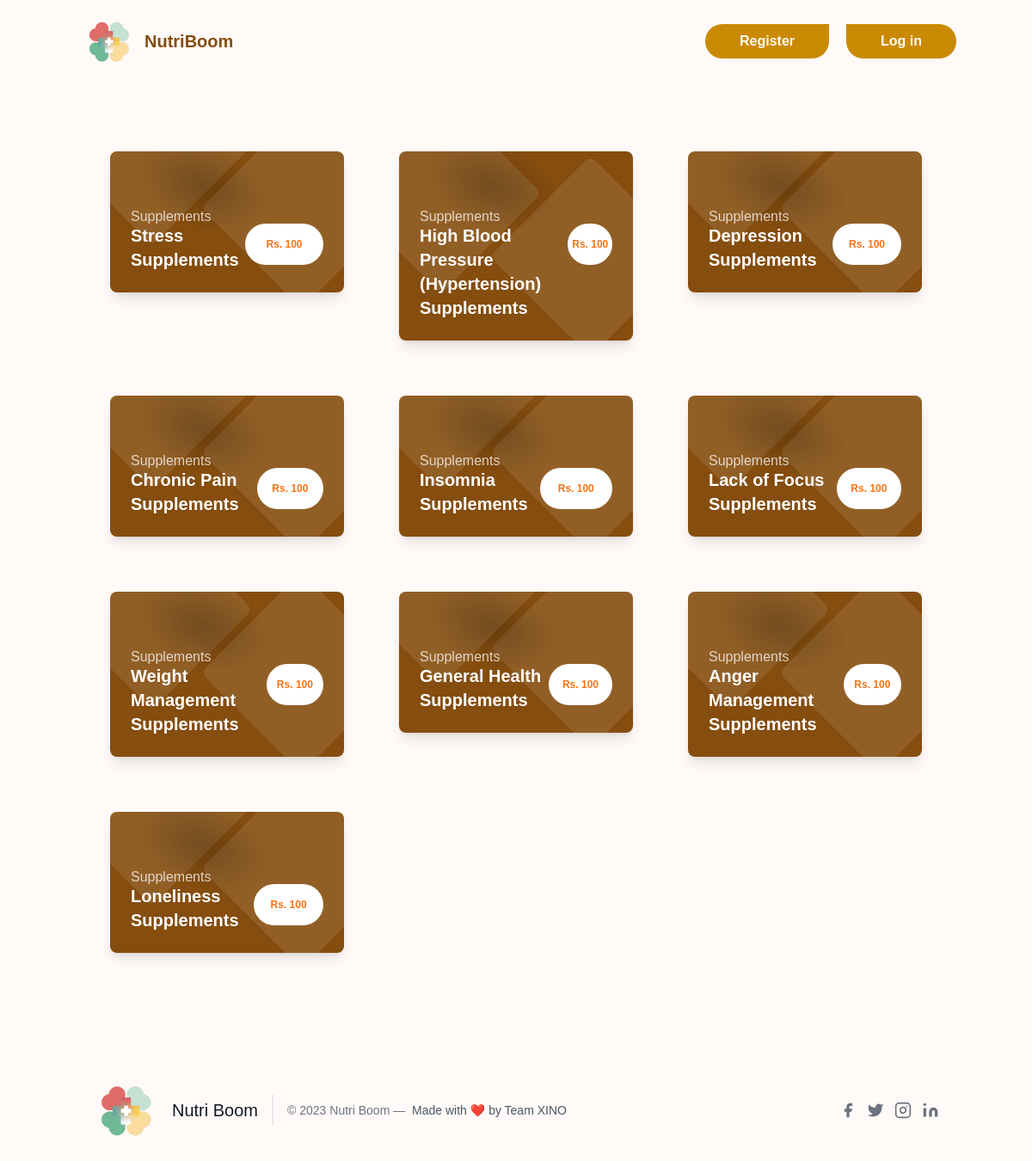
/explore, run on the app's committed database.
### hack/models.py (models this page shows)
class Product(db.Model):
    id = db.Column(db.Integer, primary_key=True)
    image = db.Column(db.String, default='default.png')
    category = db.Column(db.String, nullable=False)
    name = db.Column(db.String, nullable=False)
    price = db.Column(db.Integer, nullable=False)

### app.py (the view)
@app.route('/explore')
def explore():
    searchform = SearchForm()
    products = Product.query.all()
    return render_template('explore.html', searchform=searchform, products=products)

### hack/templates/explore.html (shortened to what this page needs)
{% extends 'base.html' %}
{% block content %}
<main class="container mx-auto p-4 mt-10">
  <div class="grid grid-cols-1 md:grid-cols-2 lg:grid-cols-3 gap-4">
    {% for i in products %}
    <a href="/products/{{i.id}}">
    <div class="flex-shrink-0 m-6 relative overflow-hidden bg-yellow-800 rounded-lg max-w-xs shadow-lg">
      <div class="relative pt-10 px-10 flex items-center justify-center">
        <div class="block absolute w-48 h-48 bottom-0 left-0 -mb-24 ml-3" style="background: radial-gradient(black, transparent 60%); transform: rotate3d(0, 0, 1, 20deg) scale3d(1, 0.6, 1); opacity: 0.2;"></div>
      </div>
      <div class="relative text-white px-6 pb-6 mt-6">
        <span class="block opacity-75 -mb-1">Supplements</span>
        <div class="flex justify-between">
          <span class="block font-semibold text-xl">{{i.name}}</span>
          <span class="block bg-white rounded-full text-orange-500 text-xs font-bold px-1 h-12 flex flex-cols justify-center items-center w-32 leading-none flex items-center">Rs. {{i.price}}</span>
        </div>
      </div>
    </div>
  </a>
      {% endfor %}
</main>
{% endblock content %}

### hack/templates/base.html (shortened to what this page needs)
<!doctype html>
<html>
<head>
	<link href="https://unpkg.com/aos@2.3.1/dist/aos.css" rel="stylesheet">
	<script src="https://cdn.tailwindcss.com"></script>
	<link href="https://unpkg.com/aos@2.3.1/dist/aos.css" rel="stylesheet">
	<link href="https://api.fontshare.com/v2/css?f[]=satoshi@700,500,400&f[]=panchang@600&display=swap" rel="stylesheet">
</head>
<body style="font-family: 'Satoshi', sans-serif; overflow-x: hidden;">
	<section class="bg-[#FFFAF7] ">
		<header class="p-4 text-gray-800">
			<div class="container flex justify-between h-16 mx-auto">
				<div class="flex">
					<a rel="noopener noreferrer" href="/" aria-label="Back to homepage" class="flex items-center p-2">
						<img src="{{url_for('static', filename='logo.png')}}" class=w-16>
					</a>
					<div class="flex flex-cols justify-center items-center"><h1 class="font-bold text-xl text-yellow-800">NutriBoom</h1></div>
				</div>
				  {%if current_user.is_authenticated%}
					<a href="{{url_for('logout')}}"><div class="items-center flex-shrink-0 hidden lg:flex">
						<button
							class="px-10 py-2 font-semibold rounded-r-full rounded-bl-full hover:border-2 hover:border-yellow-600 hover:text-yellow-600 hover:bg-transparent bg-yellow-600 text-gray-50">Logout</button></a>
					</div>
					{%else%}
			<div class="flex flex-cols  "><a href="{{url_for('register')}}"><div class="items-center flex-shrink-0 hidden lg:flex">
				<button
					class="px-10 py-2 mr-5 font-semibold rounded-l-full rounded-br-full  hover:border-2 hover:border-yellow-600 hover:text-yellow-600 hover:bg-transparent bg-yellow-600 text-gray-50">Register</button></a>
					<a href="{{url_for('login')}}"><div class="items-center flex-shrink-0 hidden lg:flex">
					<button
						class="px-10 py-2 font-semibold rounded-r-full rounded-bl-full hover:border-2 hover:border-yellow-600 hover:text-yellow-600 hover:bg-transparent bg-yellow-600 text-gray-50">Log
						in</button></a>
				</div></div>
				{%endif%}
		</header>
    {% block content %}
    {% endblock content %}
		  <footer class="text-gray-600 body-font mt-20	">
			<div class="container px-5 py-8 mx-auto flex items-center sm:flex-row flex-col">
			  <a class="flex title-font font-medium items-center md:justify-start justify-center text-gray-900">
				<img src="{{url_for('static', filename='logo.png')}}" class="w-20">
				<span class="ml-3 text-xl">Nutri Boom</span>
			  </a>
			  <p class="text-sm text-gray-500 sm:ml-4 sm:pl-4 sm:border-l-2 sm:border-gray-200 sm:py-2 sm:mt-0 mt-4">© 2023 Nutri Boom —
				<a href="https://xino.in/" class="text-gray-600 ml-1" rel="noopener noreferrer" target="_blank">Made with ❤️ by Team XINO</a>
			  </p>
			  <span class="inline-flex sm:ml-auto sm:mt-0 mt-4 justify-center sm:justify-start">
				<a class="text-gray-500">
				  <svg fill="currentColor" stroke-linecap="round" stroke-linejoin="round" stroke-width="2" class="w-5 h-5" viewBox="0 0 24 24">
					<path d="M18 2h-3a5 5 0 00-5 5v3H7v4h3v8h4v-8h3l1-4h-4V7a1 1 0 011-1h3z"></path>
				  </svg>
				</a>
				<a class="ml-3 text-gray-500">
				  <svg fill="currentColor" stroke-linecap="round" stroke-linejoin="round" stroke-width="2" class="w-5 h-5" viewBox="0 0 24 24">
					<path d="M23 3a10.9 10.9 0 01-3.14 1.53 4.48 4.48 0 00-7.86 3v1A10.66 10.66 0 013 4s-4 9 5 13a11.64 11.64 0 01-7 2c9 5 20 0 20-11.5a4.5 4.5 0 00-.08-.83A7.72 7.72 0 0023 3z"></path>
				  </svg>
				</a>
				<a class="ml-3 text-gray-500">
				  <svg fill="none" stroke="currentColor" stroke-linecap="round" stroke-linejoin="round" stroke-width="2" class="w-5 h-5" viewBox="0 0 24 24">
					<rect width="20" height="20" x="2" y="2" rx="5" ry="5"></rect>
					<path d="M16 11.37A4 4 0 1112.63 8 4 4 0 0116 11.37zm1.5-4.87h.01"></path>
				  </svg>
				</a>
				<a class="ml-3 text-gray-500">
				  <svg fill="currentColor" stroke="currentColor" stroke-linecap="round" stroke-linejoin="round" stroke-width="0" class="w-5 h-5" viewBox="0 0 24 24">
					<path stroke="none" d="M16 8a6 6 0 016 6v7h-4v-7a2 2 0 00-2-2 2 2 0 00-2 2v7h-4v-7a6 6 0 016-6zM2 9h4v12H2z"></path>
					<circle cx="4" cy="4" r="2" stroke="none"></circle>
				  </svg>
				</a>
			  </span>
			</div>
		  </footer>
    </body>
</html>

### data on the page
Product: name "Stress Supplements", price "100"
Product: name "High Blood Pressure (Hypertension) Supplements", price "100"
Product: name "Depression Supplements", price "100"
Product: name "Chronic Pain Supplements", price "100"
Product: name "Insomnia Supplements", price "100"
Product: name "Lack of Focus Supplements", price "100"
Product: name "Weight Management Supplements", price "100"
Product: name "General Health Supplements", price "100"
Product: name "Anger Management Supplements", price "100"
Product: name "Loneliness Supplements", price "100"
